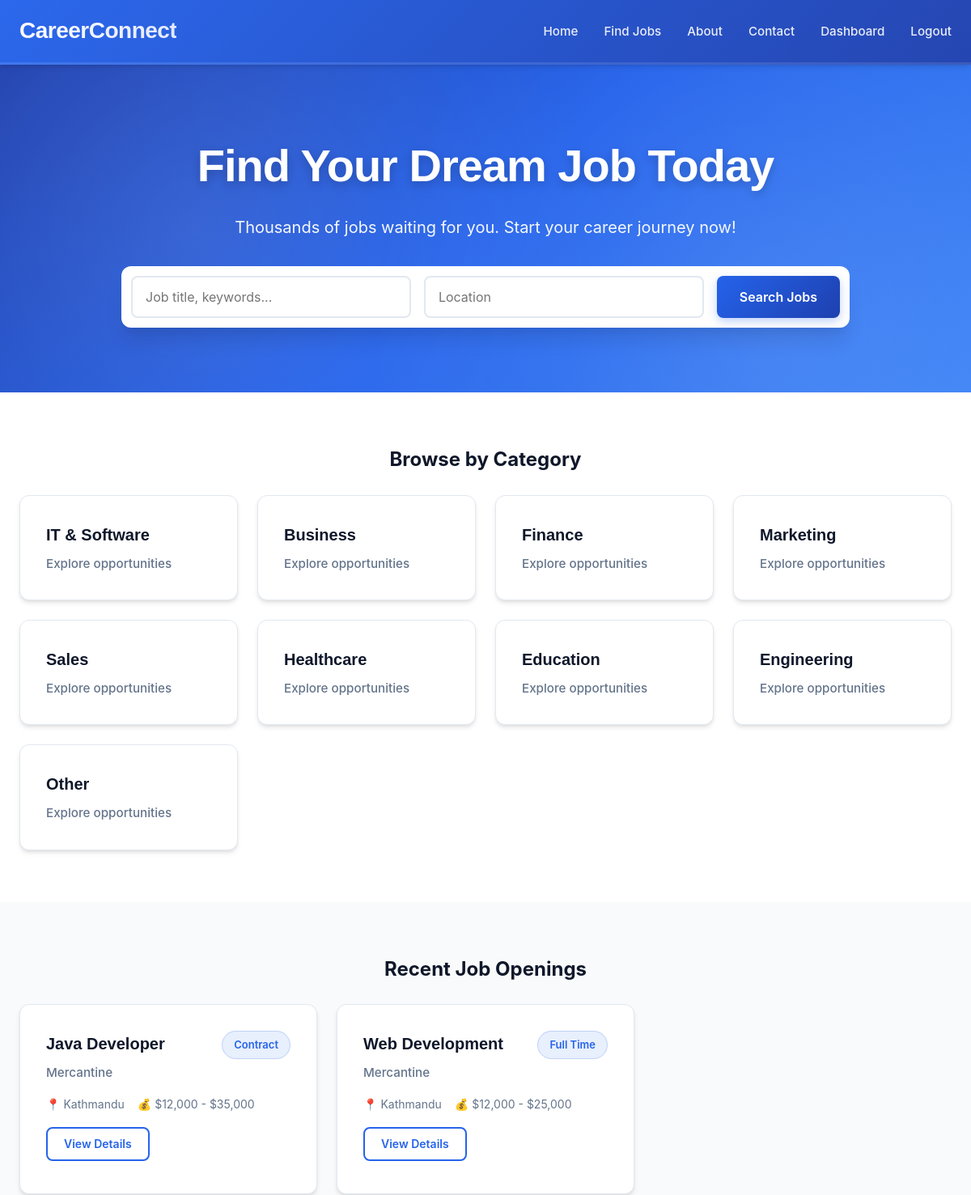
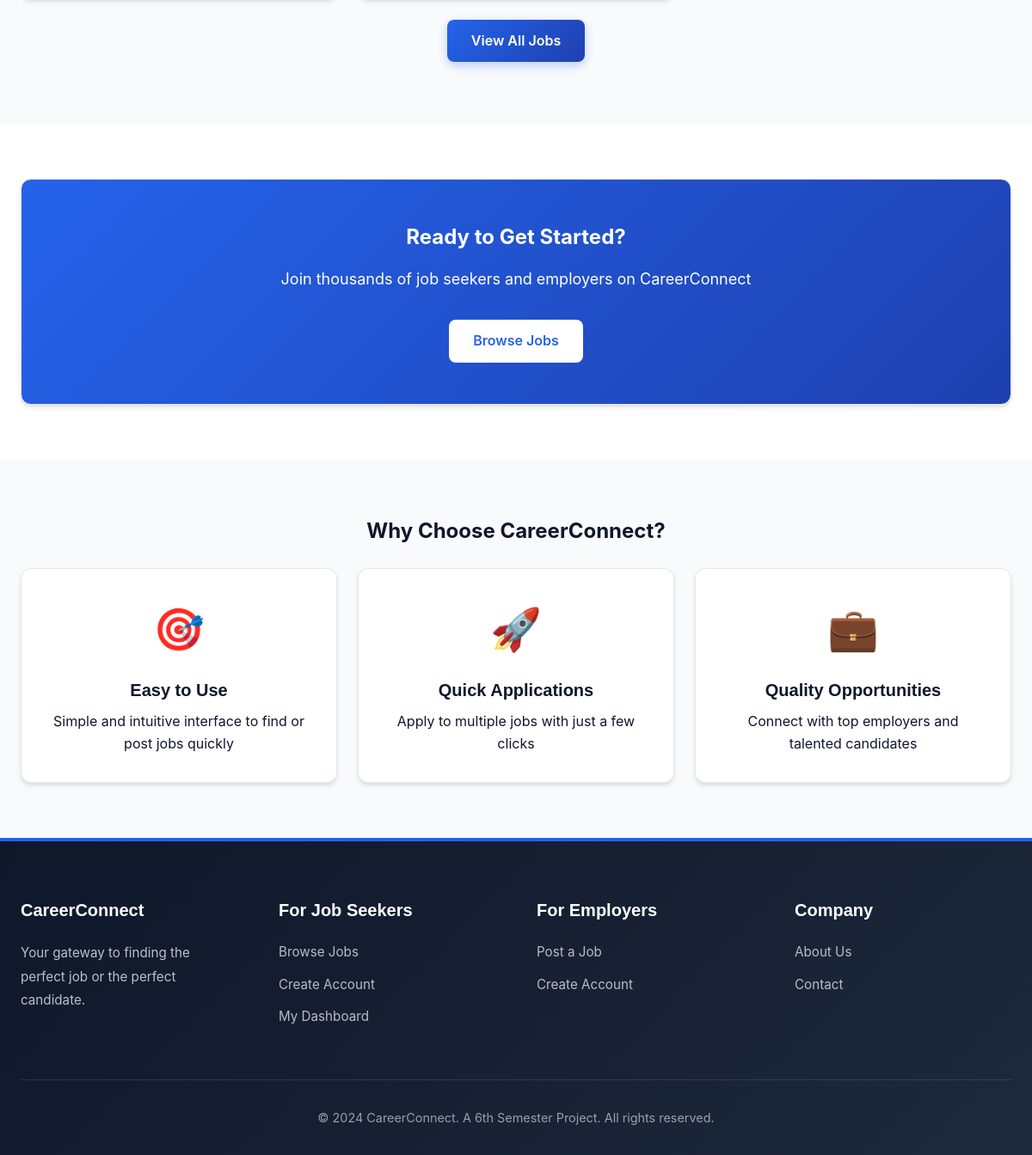
/ (signed in), run on the app's committed database (2 pictures, top to bottom).
### jobs/models.py (models this page shows, shortened)
class Job(models.Model):
    JOB_TYPES = (
        ('full-time', 'Full Time'),
        ('part-time', 'Part Time'),
        ('contract', 'Contract'),
        ('internship', 'Internship'),
        ('remote', 'Remote'),
    )
    CATEGORIES = (
        ('it', 'IT & Software'),
        ('business', 'Business'),
        ('finance', 'Finance'),
        ('marketing', 'Marketing'),
        ('sales', 'Sales'),
        ('healthcare', 'Healthcare'),
        ('education', 'Education'),
        ('engineering', 'Engineering'),
        ('other', 'Other'),
    )
    employer = models.ForeignKey(User, on_delete=models.CASCADE, related_name='jobs_posted')
    title = models.CharField(max_length=200)
    company_name = models.CharField(max_length=200)
    company_logo = models.ImageField(upload_to='job_logos/', blank=True, null=True)
    description = models.TextField()
    responsibilities = models.TextField()
    requirements = models.TextField()
    category = models.CharField(max_length=50, choices=CATEGORIES)
    job_type = models.CharField(max_length=20, choices=JOB_TYPES)
    location = models.CharField(max_length=100)
    salary_min = models.DecimalField(max_digits=10, decimal_places=2, blank=True, null=True)
    salary_max = models.DecimalField(max_digits=10, decimal_places=2, blank=True, null=True)
    experience_required = models.IntegerField(default=0, help_text="Years of experience")
    skills_required = models.TextField(help_text="Comma separated skills")
    is_active = models.BooleanField(default=True)
    posted_date = models.DateTimeField(default=timezone.now)
    deadline = models.DateField(blank=True, null=True)
    created_at = models.DateTimeField(auto_now_add=True)
    updated_at = models.DateTimeField(auto_now=True)
    class Meta:
        ordering = ['-posted_date']
    def salary_range(self):
        if self.salary_min and self.salary_max:
            return f"${self.salary_min:,.0f} - ${self.salary_max:,.0f}"
        elif self.salary_min:
            return f"${self.salary_min:,.0f}+"
        return "Negotiable"

### jobs/views.py (the view)
# urls.py: path('', views.home, name='home'),
def home(request):
    recent_jobs = Job.objects.filter(is_active=True).order_by('-posted_date')[:6]
    job_categories = Job.CATEGORIES
    recommended_jobs = []
    if request.user.is_authenticated and hasattr(request.user, 'profile'):
        if request.user.profile.user_type == 'seeker':
            try:
                recommended_jobs = get_job_recommendations(request.user, count=6)
            except Exception as e:
                print(f"Recommendation error: {e}")
                recommended_jobs = []
    return render(request, 'home.html', {
        'recent_jobs': recent_jobs,
        'job_categories': job_categories,
        'recommended_jobs': recommended_jobs,
    })

### jobs/ml_recommender.py (called while the page is built, shortened)
def get_job_recommendations(user, count=6):
    recommender = JobRecommender()
    return recommender.get_recommendations(user, n_recommendations=count)

    def get_recommendations(self, user, n_recommendations=6):
        applied_job_ids = Application.objects.filter(applicant=user).values_list('job_id', flat=True)
        saved_job_ids = SavedJob.objects.filter(user=user).values_list('job_id', flat=True)
        excluded_ids = list(applied_job_ids) + list(saved_job_ids)
        available_jobs = Job.objects.filter(is_active=True).exclude(id__in=excluded_ids)
        if not available_jobs.exists():
            return []

### jobs/templates/home.html (shortened to what this page needs)
{% extends 'base.html' %}
{% block content %}
<section class="hero">
    <div class="container">
        <h1>Find Your Dream Job Today</h1>
        <p>Thousands of jobs waiting for you. Start your career journey now!</p>
        <div class="hero-search">
            <form method="get" action="{% url 'jobs:job_listings' %}" class="search-form">
                <input type="text" name="keyword" placeholder="Job title, keywords..." class="form-input">
                <input type="text" name="location" placeholder="Location" class="form-input">
                <button type="submit" class="btn btn-primary">Search Jobs</button>
            </form>
        </div>
    </div>
</section>
<section class="py-4">
    <div class="container">
        <h2 class="text-center mb-3">Browse by Category</h2>
        <div class="grid grid-4">
            {% for code, name in job_categories %}
                <a href="{% url 'jobs:job_listings' %}?category={{ code }}" class="card" style="text-decoration: none; color: inherit;">
                    <h3 class="card-title">{{ name }}</h3>
                    <p class="card-subtitle">Explore opportunities</p>
                </a>
            {% endfor %}
        </div>
    </div>
</section>
<section class="py-4" style="background-color: #f9fafb;">
    <div class="container">
        <h2 class="text-center mb-3">Recent Job Openings</h2>
        <div class="grid grid-3">
            {% for job in recent_jobs %}
                <div class="card">
                    <div class="card-header">
                        <div>
                            <h3 class="card-title">{{ job.title }}</h3>
                            <p class="card-subtitle">{{ job.company_name }}</p>
                        </div>
                        <span class="tag tag-primary">{{ job.get_job_type_display }}</span>
                    </div>
                    <div class="job-meta mb-2">
                        <span class="job-meta-item">📍 {{ job.location }}</span>
                        <span class="job-meta-item">💰 {{ job.salary_range }}</span>
                    </div>
                    <a href="{% url 'jobs:job_detail' job.id %}" class="btn btn-outline btn-small">View Details</a>
                </div>
            {% empty %}
                <p>No jobs available at the moment.</p>
            {% endfor %}
        </div>
        <div class="text-center mt-3">
            <a href="{% url 'jobs:job_listings' %}" class="btn btn-primary">View All Jobs</a>
        </div>
    </div>
</section>
<section class="py-4">
    <div class="container">
        <div class="card" style="background: linear-gradient(135deg, #2563eb 0%, #1e40af 100%); color: white; text-align: center; padding: 3rem;">
            <h2 style="color: white; margin-bottom: 1rem;">Ready to Get Started?</h2>
            <p style="font-size: 1.125rem; margin-bottom: 2rem;">Join thousands of job seekers and employers on CareerConnect</p>
            <div style="display: flex; gap: 1rem; justify-content: center; flex-wrap: wrap;">
                {% if not user.is_authenticated %}
                    <a href="{% url 'jobs:register' %}" class="btn" style="background: white; color: #2563eb;">Register as Job Seeker</a>
                    <a href="{% url 'jobs:register' %}" class="btn btn-outline" style="border-color: white; color: white;">Register as Employer</a>
                {% else %}
                    {% if user.profile.user_type == 'seeker' %}
                        <a href="{% url 'jobs:job_listings' %}" class="btn" style="background: white; color: #2563eb;">Browse Jobs</a>
                    {% else %}
                        <a href="{% url 'jobs:post_job' %}" class="btn" style="background: white; color: #2563eb;">Post a Job</a>
                    {% endif %}
                {% endif %}
            </div>
        </div>
    </div>
</section>
<section class="py-4" style="background-color: #f9fafb;">
    <div class="container">
        <h2 class="text-center mb-3">Why Choose CareerConnect?</h2>
        <div class="grid grid-3">
            <div class="card text-center">
                <div style="font-size: 3rem; margin-bottom: 1rem;">🎯</div>
                <h3 class="card-title">Easy to Use</h3>
                <p>Simple and intuitive interface to find or post jobs quickly</p>
            </div>
            <div class="card text-center">
                <div style="font-size: 3rem; margin-bottom: 1rem;">🚀</div>
                <h3 class="card-title">Quick Applications</h3>
                <p>Apply to multiple jobs with just a few clicks</p>
            </div>
            <div class="card text-center">
                <div style="font-size: 3rem; margin-bottom: 1rem;">💼</div>
                <h3 class="card-title">Quality Opportunities</h3>
                <p>Connect with top employers and talented candidates</p>
            </div>
        </div>
    </div>
</section>
{% endblock %}

### data on the page
Job: title "Java Developer", company_name "Mercantine", job_type "Contract", location "Kathmandu", salary_range "$12,000 - $35,000"
Job: title "Web Development", company_name "Mercantine", job_type "Full Time", location "Kathmandu", salary_range "$12,000 - $25,000"

### other printed values
{{ name }} "IT & Software" "Business" "Finance" "Marketing" "Sales" "Healthcare" "Education" "Engineering" "Other"
